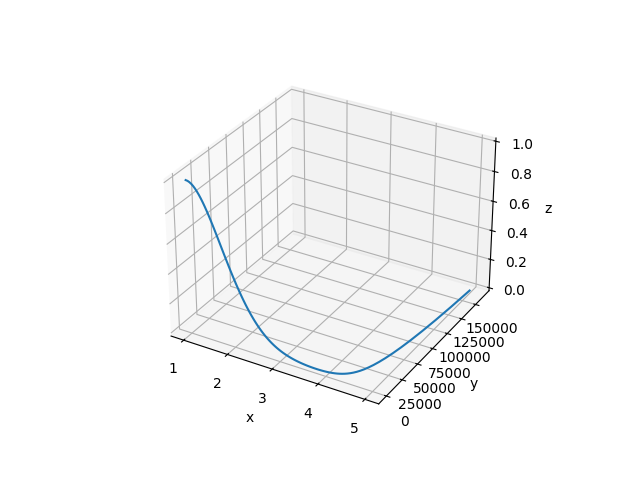

Here is the Python script that generated this plot:
import numpy as np
import matplotlib.pyplot as plt
from scipy.integrate import odeint

# Define the system of equations
def system(y, x):
    dydx = [y[1]*y[0]**2, y[1]/x - y[0]*y[1]**2]
    return dydx

# Initial conditions
y0 = [1, 1] # Example initial values for y and z
x = np.linspace(1, 5, 100)  # Range of x values

# Solve the system
sol = odeint(system, y0, x)

# Plot the trajectories
fig = plt.figure()
ax = fig.add_subplot(projection='3d')
ax.plot(x, sol[:, 0], sol[:, 1])
ax.set_xlabel('x')
ax.set_ylabel('y')
ax.set_zlabel('z')
plt.show()

plt.savefig('task_1.png')
